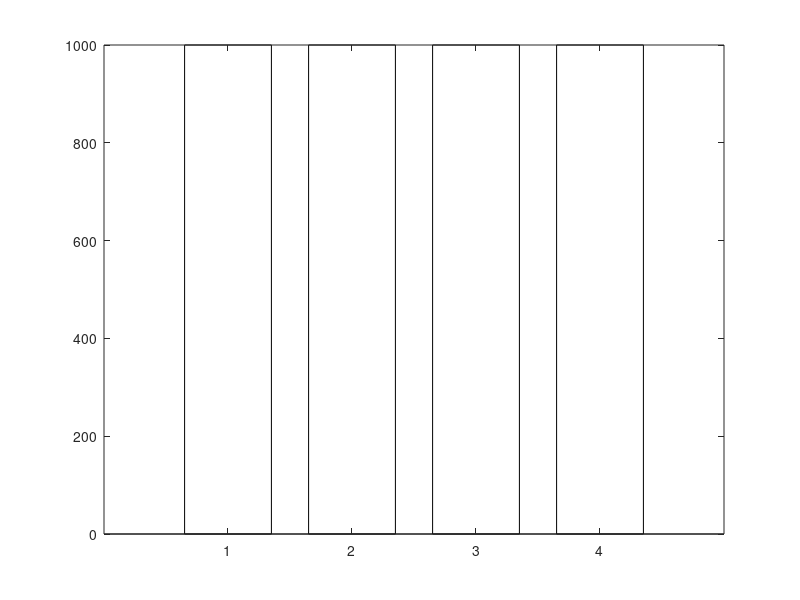

The MATLAB script that drew this image: (Note: this script raises an error after producing the figure.)
% volume_bar_plot.m
% Plot data volumes for LW1-LW4 based on volume.txt values

clc
clear

% Read data volume from text file
volumes = dlmread('volume.txt', ',');  

% Base station labels and corresponding colors
base_stations = {'LW1', 'LW2', 'LW3', 'LW4'};
colors = [ ...
    31, 119, 180;   % #1f77b4
    255, 127, 14;   % #ff7f0e
    44, 160, 44;    % #2ca02c
    214, 39, 40     % #d62728
] / 255;

% Create the bar plot
figure('Position', [100, 100, 600, 500]);  % Size in pixels
b = bar(volumes, 'FaceColor', 'flat', 'BarWidth', 0.7);

% Apply custom colors
for i = 1:numel(volumes)
    b.CData(i, :) = colors(i, :);
end

% Add data labels on top of bars
for i = 1:numel(volumes)
    text(i, volumes(i) + 10, sprintf('%.2f', volumes(i)), ...
         'HorizontalAlignment', 'center', 'VerticalAlignment', 'bottom', ...
         'FontSize', 10);
end

% Axis settings
set(gca, 'XTickLabel', base_stations, 'FontSize', 14);
ylabel('Data Volume (Mbits)', 'FontSize', 14);
xlabel('Base Station', 'FontSize', 14);
ytickformat('%.0f')
grid on;
box on;
hold off;

% Create the directory if it doesn't exist
if ~exist('figs', 'dir')
    mkdir('figs');
end

% Save the figure in /fig directory
print(fullfile('figs', 'data_volume_per_base_station'), '-dpng', '-r600');

% Close the figure
close(gcf)